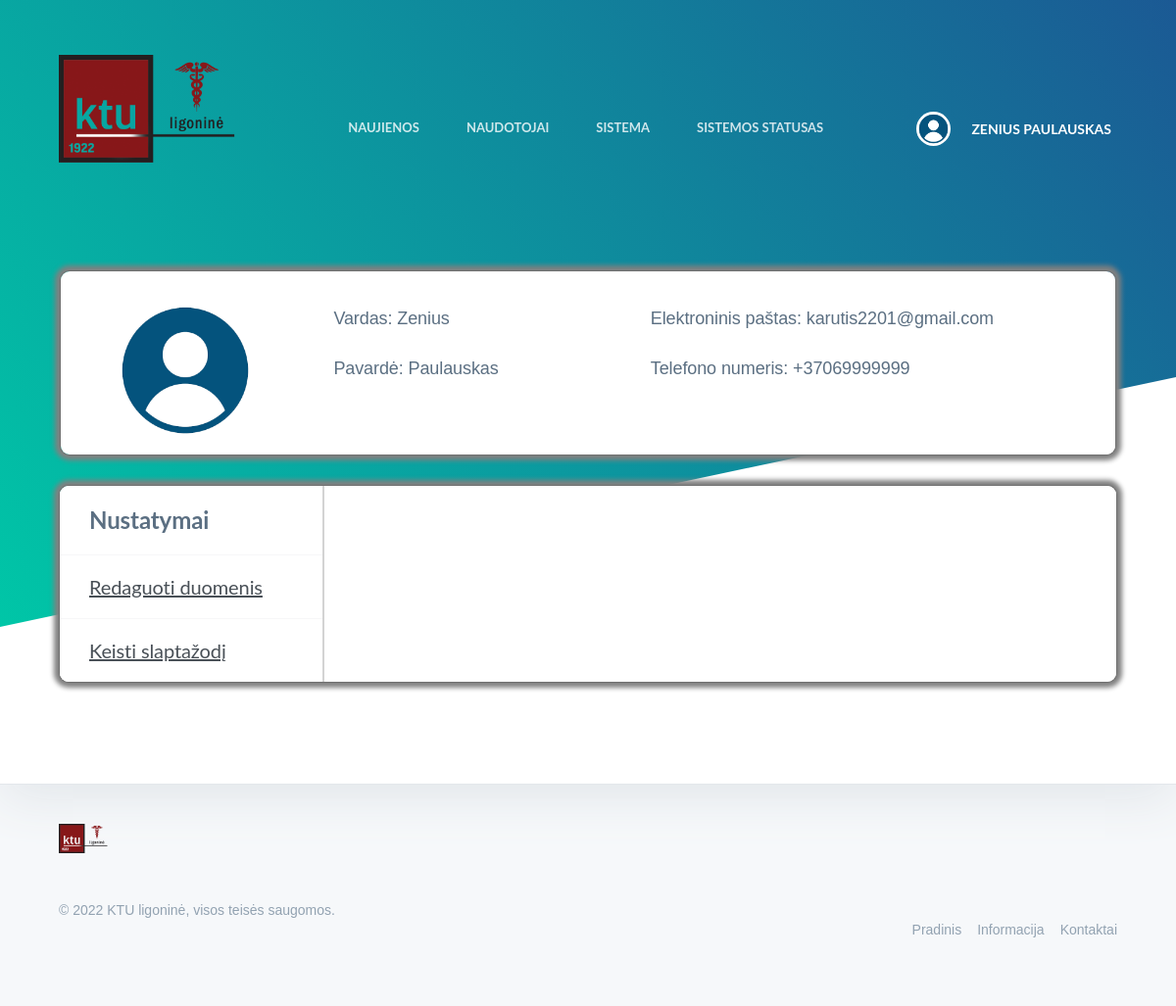
The app's page /paskyra (signed in) with its own data.
### app.py (models this page shows, shortened)
class User(db.Model, UserMixin):
    unique_id = db.Column(db.String(20), primary_key = True, unique = True)
    first_name = db.Column(db.String(20))
    last_name = db.Column(db.String(20))
    personal_code = db.Column(db.String(11))
    email = db.Column(db.String(50))
    phone = db.Column(db.String(15))
    position = db.Column(db.String(50))
    working_hours = db.Column(db.String(300))
    password = db.Column(db.String(50))
    image_url = db.Column(db.String(100))

### app.py (the view, shortened to what this page needs)
@login_required
@app.route("/paskyra", methods=['GET','POST'])
def account():
    user = User.query.filter_by(unique_id = current_user.unique_id).first()
    vizitas = Visits.query.filter_by(user_unique_id = current_user.unique_id).first()
    changepass = ChangePass()
    changedata = ChangeData()
    changeimage = ChangeImage()
    message = ''
    msg_color = 'white'
    if user.position == 'Pacientas':
        load = 'account_patient.html'
    elif user.position == 'Administratorius':
        load = 'account_admin.html'
    else:
        load = 'account_doctor.html'
    return render_template(load, user = current_user, changepass = changepass, changedata = changedata, changeimage = changeimage)

### app.py (called while the page is built)
@user_login.user_loader
def load_user(user_id):
    return User.query.get(user_id)

### templates/account_admin.html (shortened to what this page needs)
<!DOCTYPE html>
<html lang="lt">
<head>
    <link href="https://cdn.jsdelivr.net/npm/bootstrap@4.5.0/dist/css/bootstrap.min.css" rel="stylesheet">
	<link href="{{ url_for('static', filename='styles/account/style.css') }}" type="text/css" rel="stylesheet">
</head>
<body class="is-boxed has-animations">
	<div class="body-wrap boxed-container">
		<header class="site-header">
            <div class="container">
                <div class="site-header-inner">
                    <div class="brand header-brand">
                        <h1 class="m-0">
                            <a href="#">
                                <svg width="32" height="32" viewBox="0 0 32 32" xmlns="http://www.w3.org/2000/svg">
                                    <title>KTU ligonine</title>
                                    <defs>
										<div id="header" style="min-width:200px;">
                                            <a href="{{ url_for('home') }}"><img class="main-logo" src="{{ url_for('static', filename='logo.png') }}/" alt=""></a>
										</div>
                                    </defs>
                                    <path d="M16 32C7.163 32 0 24.837 0 16S7.163 0 16 0s16 7.163 16 16-7.163 16-16 16zm0-10a6 6 0 1 0 0-12 6 6 0 0 0 0 12z" fill="url(#logo-gradient)" fill-rule="evenodd"/>
                                </svg>
                            </a>
                        </h1>
                    </div>
                    <ul class="header-links list-reset m-0 menu-pos">
						<li><a href="{{ url_for('admin_news') }}">Naujienos</a></li>
						<li><a href="{{ url_for('user_list_admin') }}">Naudotojai</a></li>
						<li><a href="{{ url_for('system_status') }}">Sistema</a></li>
                        <li><a href="{{ url_for('system_usage') }}">Sistemos statusas</a></li>
					</ul>
                    <div class="navbar_right menu-pos">
                        <img src="{{ url_for('static', filename='user_images/' + user.image_url) }}" alt="profile_pic" style="position: absolute; border-radius: 50%;">
                        <div class="dropdown">
                            <button class="dropbtn">
                                <span class="username" style="padding-left: 50px;">{{ user.first_name }} {{ user.last_name }} </span>
                            </button>
                        </div>
                	</div>
                </div>
            </div>
        </header>
    <div class="card overflow-hidden" style="width:1078px;margin:0 auto;float:none;margin-bottom:30px;border-radius:10px;box-shadow: 0px 0px 5px 5px grey; padding-top: 50px; margin-top: 30px;">
        <div class="col-md-9" style="text-align:left; width: 100%;">
            <div class="tab-content" style="width: 1078px;">
                <div class="column user-column1">
					<img src="{{ url_for('static', filename='user_images/' + user.image_url) }}" class="user-image">
				</div>
				<div class="column user-column2">
					<p class="user-info">Vardas: {{ user.first_name}}</p>
					<p class="user-info">Pavardė: {{ user.last_name }}</p>
				</div>
				<div class="column user-column3">
					<p class="user-info">Elektroninis paštas: {{ user.email }}</p>
					<p class="user-info">Telefono numeris: {{ user.phone }}</p>
				</div>
            </div>
        </div>
    </div>
    <div class="container light-style flex-grow-1 container-p-y">
        <div class="card overflow-hidden" style="border-radius:10px;box-shadow: 0px 0px 5px 5px grey">
            <div class="row no-gutters row-bordered row-border-light">
                <div class="col-md-3 pt-0" style="border-right: 2px solid lightgrey;">
                    <div class="list-group list-group-flush account-settings-links">
                    <a style="font-size:24px" class="list-group-item" label="#account-general"> <b> Nustatymai </b></a>
                    <a class="list-group-item list-group-item-action" data-toggle="list" href="#account-info">Redaguoti duomenis</a>
                    <a class="list-group-item list-group-item-action" data-toggle="list" href="#account-change-password">Keisti slaptažodį</a>
                    </div>
                </div>
                <div class="col-md-9">
            </div>
        </div>
    </div>
</div>
</div>
	<footer class="site-footer">
            <div class="container">
                <div class="site-footer-inner">
                    <div class="brand footer-brand">
                        <a href="#">
                            <img src="{{ url_for('static', filename='logo.png') }}" alt="" width="50" height="50" viewBox="0 0 32 32">
                        </a>
                    </div>
                    <ul class="footer-links list-reset">
                        <li>
                            <a href="{{ url_for('home') }}">Pradinis</a>
                        </li>
                        <li>
                            <a href="{{ url_for('info') }}">Informacija</a>
                        </li>
                        <li>
                            <a href="{{ url_for('contacts') }}">Kontaktai</a>
                        </li>
                    </ul>
                    <div class="footer-copyright">&copy; 2022 KTU ligoninė, visos teisės saugomos.</div>
                </div>
            </div>
        </footer>
</body>
</body>
</html>

### records on screen
User: image_url (placeholder picture), first_name "ZENIUS", last_name "PAULAUSKAS", first_name "Zenius", last_name "Paulauskas", email "karutis2201@gmail.com", phone "+37069999999"
